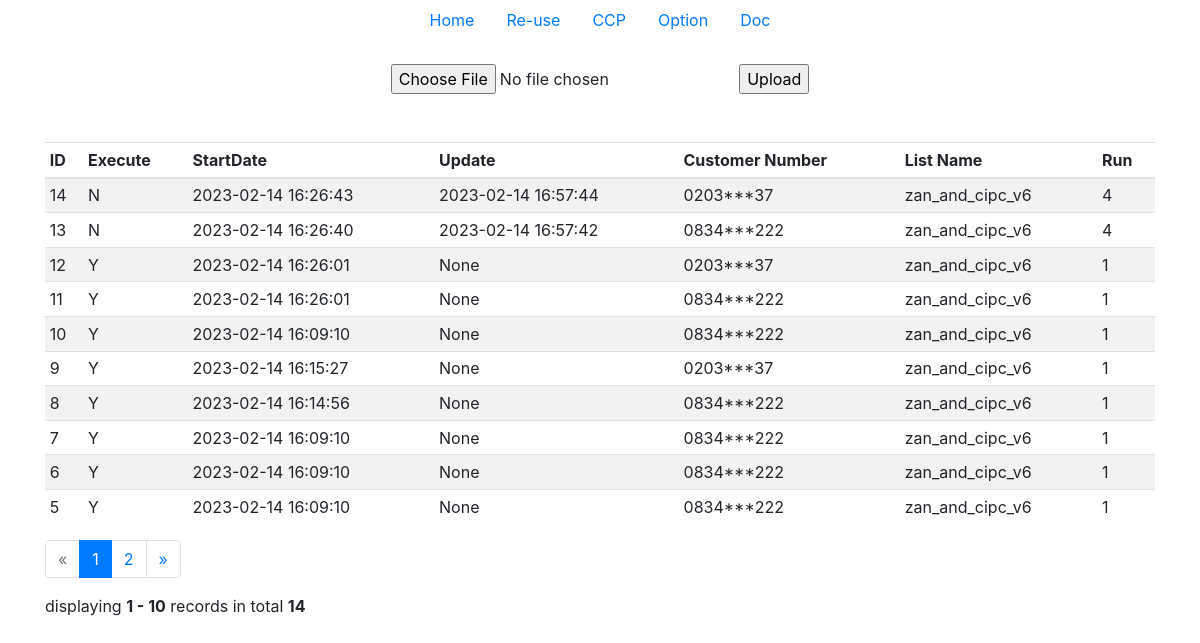
The page / on the database its author committed.
### tables this page shows
CREATE TABLE outbound_called (id INTEGER PRIMARY KEY AUTOINCREMENT, apiexec TEXT, datetime TEXT, "update" TEXT, customernumber TEXT, list_name TEXT, number_of_calls INTEGER DEFAULT (0));

### main.py (the view)
@app.route('/')
def home():
    connection = sqlite3.connect(OutboundNG.db_name)
    cursor = connection.cursor()
    cursor.execute('select count(*) from outbound_called')
    total = cursor.fetchone()[0]
    page, per_page, offset = get_page_args(page_parameter='page',
                                           per_page_parameter='per_page')
    query = f"SELECT * FROM outbound_called ORDER BY id DESC LIMIT {per_page} OFFSET {offset}"
    cursor.execute(query)
    rows = cursor.fetchall()
    new_rows_list = list()
    for row in rows:
        new_rows = list(row)
        new_rows[4] = new_rows[4][:4] + '***' + new_rows[4][7:]
        new_rows_list.append(new_rows)
    cursor.close()
    connection.close()
    pagination = Pagination(page=page,
                            per_page=per_page,
                            total=total,
                            css_framework='bootstrap4')
    return render_template('index.html', rows=new_rows_list,
                           page=page,
                           per_page=per_page,
                           pagination=pagination, )

### templates/index.html
{% extends "layout.html" %}
{% block content %}
  <div class="container mt-5">
      <div class="table-responsive">
        <table class="table table-striped table-sm">
          <thead>
            <tr>
             <th>ID</th>
            <th>Execute</th>
            <th>StartDate</th>
            <th>Update</th>
            <th>Customer Number</th>
            <th>List Name</th>
            <th>Run</th>
            </tr>
          </thead>
          <tbody>
            {% for row in rows %}
            <tr>
              <td>{{ row[0] }}</td>
               <td>{{ row[1] }}</td>
               <td>{{ row[2] }}</td>
               <td>{{ row[3] }}</td>
               <td>{{ row[4] }}</td>
               <td>{{ row[5] }}</td>
               <td>{{ row[6] }}</td>
            </tr>
            {% endfor %}
          </tbody>
        </table>
      </div>
      {{ pagination.links }}
      {{ pagination.info }}
    </div>
{% endblock %}

### rows shown on the page
outbound_called: id "14", apiexec "N", datetime "2023-02-14 16:26:43", update "2023-02-14 16:57:44", row "0203***37", list_name "zan_and_cipc_v6", number_of_calls "4"
outbound_called: id "13", apiexec "N", datetime "2023-02-14 16:26:40", update "2023-02-14 16:57:42", row "0834***222", list_name "zan_and_cipc_v6", number_of_calls "4"
outbound_called: id "12", apiexec "Y", datetime "2023-02-14 16:26:01", row "None", row "0203***37", list_name "zan_and_cipc_v6", number_of_calls "1"
outbound_called: id "11", apiexec "Y", datetime "2023-02-14 16:26:01", row "None", row "0834***222", list_name "zan_and_cipc_v6", number_of_calls "1"
outbound_called: id "10", apiexec "Y", datetime "2023-02-14 16:09:10", row "None", row "0834***222", list_name "zan_and_cipc_v6", number_of_calls "1"
outbound_called: id "9", apiexec "Y", datetime "2023-02-14 16:15:27", row "None", row "0203***37", list_name "zan_and_cipc_v6", number_of_calls "1"
outbound_called: id "8", apiexec "Y", datetime "2023-02-14 16:14:56", row "None", row "0834***222", list_name "zan_and_cipc_v6", number_of_calls "1"
outbound_called: id "7", apiexec "Y", datetime "2023-02-14 16:09:10", row "None", row "0834***222", list_name "zan_and_cipc_v6", number_of_calls "1"
outbound_called: id "6", apiexec "Y", datetime "2023-02-14 16:09:10", row "None", row "0834***222", list_name "zan_and_cipc_v6", number_of_calls "1"
outbound_called: id "5", apiexec "Y", datetime "2023-02-14 16:09:10", row "None", row "0834***222", list_name "zan_and_cipc_v6", number_of_calls "1"

### other values the page prints
{{ pagination.links }} "« 1 2 »"
{{ pagination.info }} "displaying 1 - 10 records in total 14"
